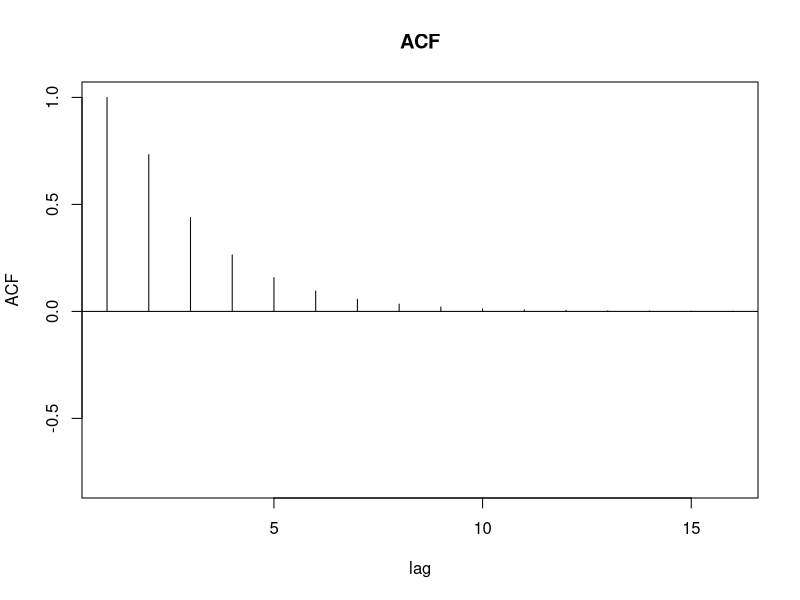
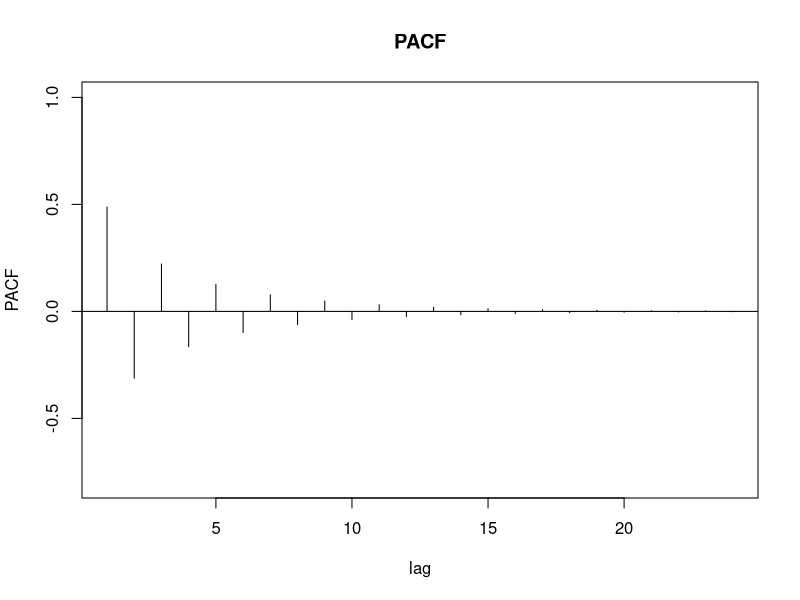
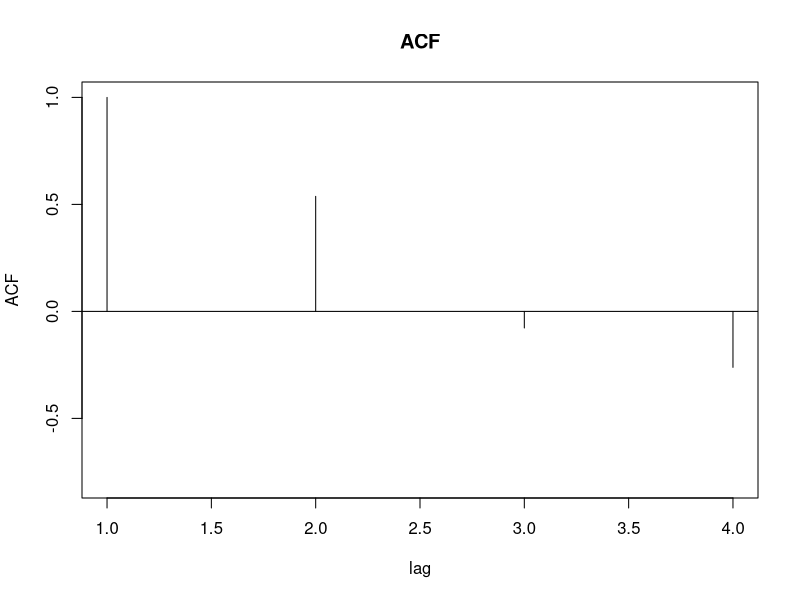
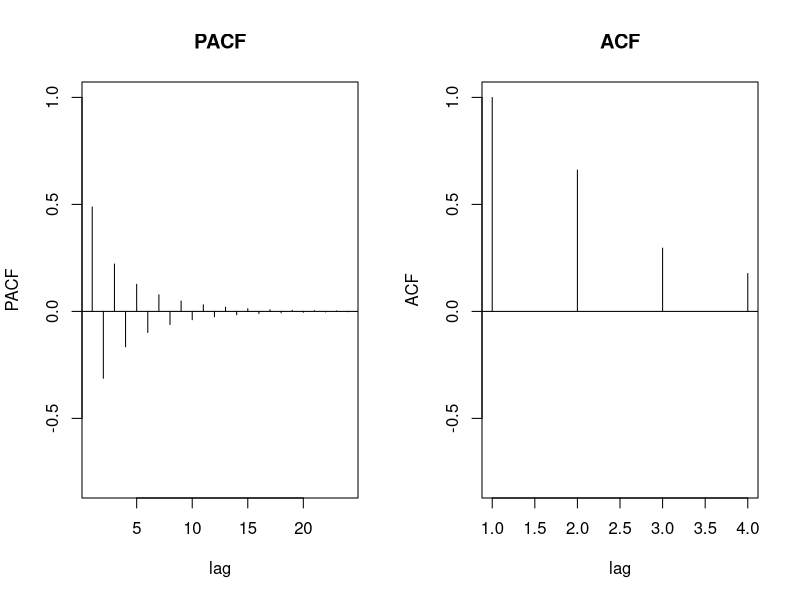
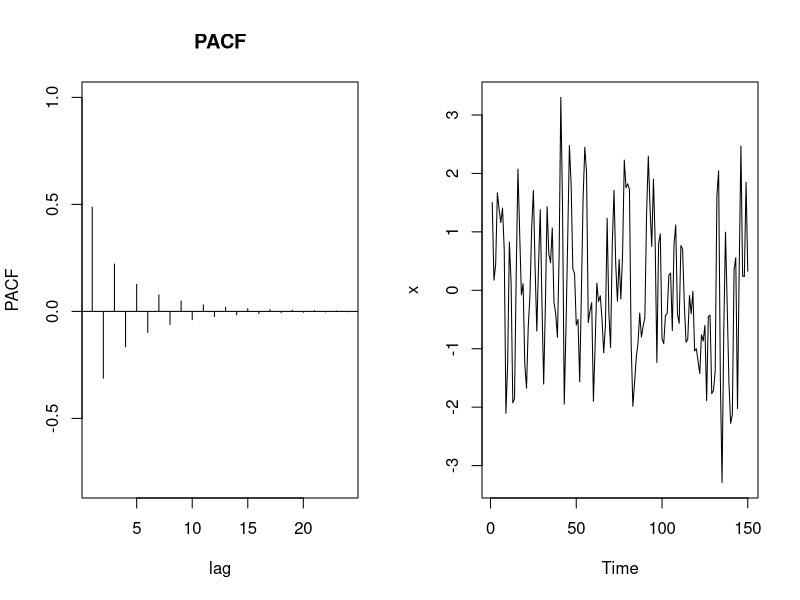
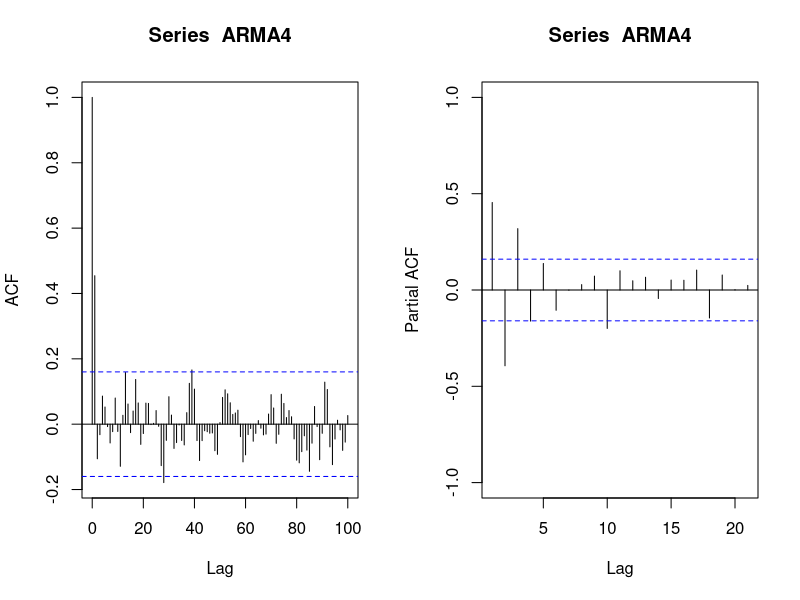
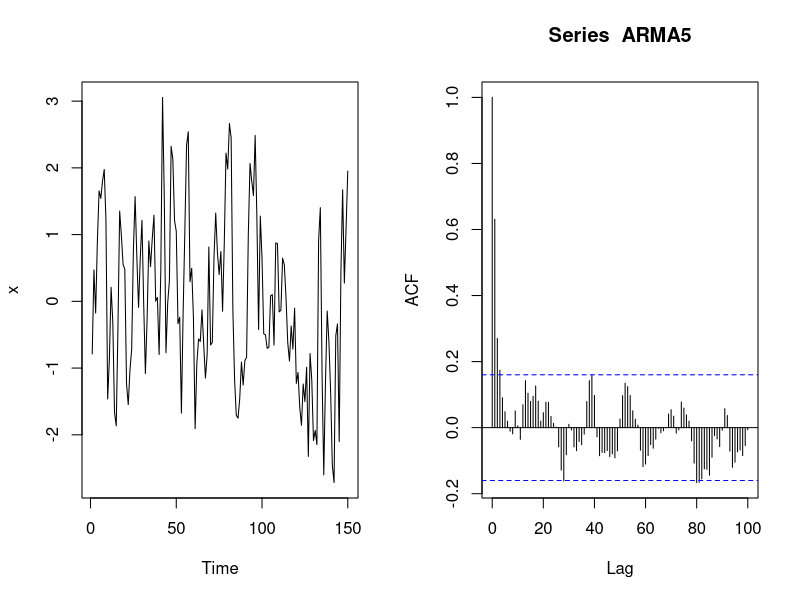
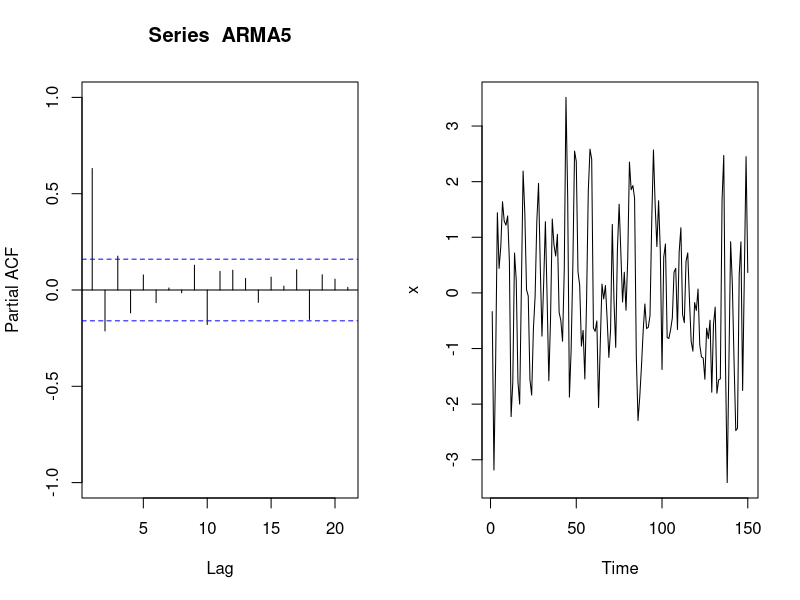

Write the R code that produced these figures, in order.
## ---- chunk 1
knitr::opts_chunk$set(echo = TRUE)
## ---- chunk 2
# Load necessary libraries
library(stats)

# Set seed for reproducibility
set.seed(001)

# Define AR and MA coefficients
phi <- c(0.6)
theta <- c(0.3)

# Simulate data from an ARMA process
arma_data <- arima.sim(n = 100, model = list(ar = phi, ma = theta))

# Plot the simulated ACF and PACF
ACF = ARMAacf(ar=phi, ma=theta,15)
#ACF
plot(ACF, type="h",main="ACF", xlab="lag", ylim=c(-.8,1)); abline(h=0)

PACF = ARMAacf(ar=0, ma=c(0.8), 24, pacf=TRUE)
#PACF
plot(PACF, type="h", main="PACF", xlab="lag", ylim=c(-.8,1)); abline(h=0)


## ---- chunk 3
# Load necessary libraries
library(stats)

# Set seed for reproducibility
set.seed(001)

# Define AR and MA coefficients
phi <- c(0.6,-0.4)
theta <- c(0.3)

# Simulate data from an ARMA process
arma_data <- arima.sim(n = 100, model = list(ar = phi, ma = theta))

# Plot the simulated ACF and PACF
ACF = ARMAacf(ar=phi, ma=theta,3)
#ACF
plot(ACF, type="h",main="ACF", xlab="lag", ylim=c(-.8,1)); abline(h=0)

PACF = ARMAacf(ar=0, ma=c(0.8), 24, pacf=TRUE)
#PACF
par(mfrow=c(1,2))
plot(PACF, type="h", main="PACF", xlab="lag", ylim=c(-.8,1)); abline(h=0)
## ---- chunk 4
# Set seed for reproducibility
set.seed(001)

# Define AR and MA coefficients
phi <- c(0.6)
theta <- c(0.3,-0.2)

# Simulate data from an ARMA process
arma_data <- arima.sim(n = 100, model = list(ar = phi, ma = theta))

# Plot the simulated ACF and PACF
ACF = ARMAacf(ar=phi, ma=theta)
#ACF
plot(ACF, type="h",main="ACF", xlab="lag", ylim=c(-.8,1)); abline(h=0)

PACF = ARMAacf(ar=0, ma=c(0.8), 24, pacf=TRUE)
#PACF
plot(PACF, type="h", main="PACF", xlab="lag", ylim=c(-.8,1)); abline(h=0)
## ---- chunk 5
## Modelos ARMA(3,1)
set.seed(001)

#X_t+0.2X_{t-1}-0.3X_{t-2}+0.1X_{t-3}=w_{t}+0.7w_{t-1}

ARMA4 <- arima.sim(list(order=c(3, 0, 1), ar=c(0.2,-0.3,0.1), 
                        ma=c(0.7)), n=150)
plot(ARMA4, ylab='x')
acf(ARMA4,lag.max = 100)
pacf(ARMA4,ylim=c(-1,1))
pacf(ARMA4,ylim=c(-1,1),plot=FALSE)

## ---- chunk 6
## Modelos ARMA(2,3)
set.seed(001)


#X_{t}+0.7X_{t-1}-0.1X_{t-2}=w_t+0.2w_{t-1}-0.3w_{t-2}+0.1w_{t-3}

ARMA5 <- arima.sim(list(order=c(2, 0, 3), ar=c(0.7,-0.1), 
                        ma=c(0.2,-0.3,0.1)), n=150)
plot(ARMA5, ylab='x')
acf(ARMA5,lag.max = 100)
pacf(ARMA5,ylim=c(-1,1))
pacf(ARMA5,ylim=c(-1,1),plot=FALSE)


## ---- chunk 7
#Modelos ARMA(2,2)
set.seed(001)


#X_{t}+0.4X_{t-1}-0.2X_{t-2}=w_t+0.6w_{t-1}-0.3w_{t-2}

ARMA6 <- arima.sim(list(order=c(2, 0, 2), ar=c(0.4,-0.2), 
                        ma=c(0.6,-0.3)), n=150)
plot(ARMA6, ylab='x')
acf(ARMA6,lag.max = 100)
pacf(ARMA6,ylim=c(-1,1))
pacf(ARMA6,ylim=c(-1,1),plot=FALSE)
